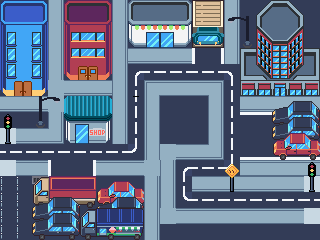

Rendered tile map (Tiled .tmx) drawn with the repository's tilesets; below, a short description and the map source with its tile grids summarised:
An orthogonal 20x15 tile map with 16x16 px tiles, 4 tile layers (Chão, Construções, Carros 1, Carros 2), 2 tilesets and 14 objects (13x slot, rota).

<map version="1.10" tiledversion="1.11.2" orientation="orthogonal" renderorder="right-down" width="20" height="15" tilewidth="16" tileheight="16" infinite="0" nextlayerid="11" nextobjectid="51">
 <editorsettings>
  <export target="mapa.tmx" format="tmx" />
 </editorsettings>
 <tileset firstgid="1" name="CP_V1.0.4" tilewidth="16" tileheight="16" tilecount="4096" columns="64">
  <image source="CP_V1.0.4.png" width="1024" height="1024" />
 </tileset>
 <tileset firstgid="4097" name="slot" tilewidth="16" tileheight="16" tilecount="1" columns="1">
  <image source="slot_base.png" width="16" height="16" />
 </tileset>
 <layer id="1" name="Chão" width="20" height="15">
  <data>[300 cells, 300 non-empty, 14 distinct tile ids]</data>
 </layer>
 <layer id="5" name="Construções" width="20" height="15">
  <data>[300 cells, 131 non-empty, 118 distinct tile ids]</data>
 </layer>
 <layer id="6" name="Carros 1" width="20" height="15">
  <data>[300 cells, 23 non-empty, 14 distinct tile ids]</data>
 </layer>
 <layer id="7" name="Carros 2" width="20" height="15">
  <data>[300 cells, 20 non-empty, 20 distinct tile ids]</data>
 </layer>
 <objectgroup id="8" name="WayPoints">
  <object id="50" name="rota" x="-0.5" y="152">
   <polyline points="0,0 137,0 136.5,-80.5 231.5,-80 232,16 183,16 182.5,49 320.5,49.5" />
  </object>
 </objectgroup>
 <objectgroup id="9" name="TowerSlots" visible="0">
  <object id="33" name="slot1" type="slot" x="32" y="128" width="15.75" height="15.875" />
  <object id="34" name="slot2" type="slot" x="96" y="160" width="15.6667" height="15.3333" />
  <object id="35" name="slot3" type="slot" x="144" y="144" width="16.6667" height="15.6667" />
  <object id="41" name="slot4" type="slot" x="144" y="96" width="16.6667" height="15.6667" />
  <object id="42" name="slot5" type="slot" x="176" y="80" width="15.3333" height="15.6667" />
  <object id="43" name="slot6" type="slot" x="208" y="112" width="15.6667" height="15.3333" />
  <object id="44" name="slot7" type="slot" x="176" y="112" width="15.3333" height="15.3333" />
  <object id="45" name="slot8" type="slot" x="160" y="176" width="16.3333" height="14.6667" />
  <object id="46" name="slot9" type="slot" x="208" y="176" width="15.6667" height="16" />
  <object id="47" name="slot10" type="slot" x="290" y="176" width="16.6667" height="14.6667" />
   <object id="48" name="slot11" type="slot" x="176" y="208" width="16.6667" height="14.6667" />
   <object id="48" name="slot12" type="slot" x="256" y="208" width="16.6667" height="14.6667" />
   <object id="48" name="slot13" type="slot" x="240" y="160" width="16.6667" height="14.6667" />
 </objectgroup>
</map>
